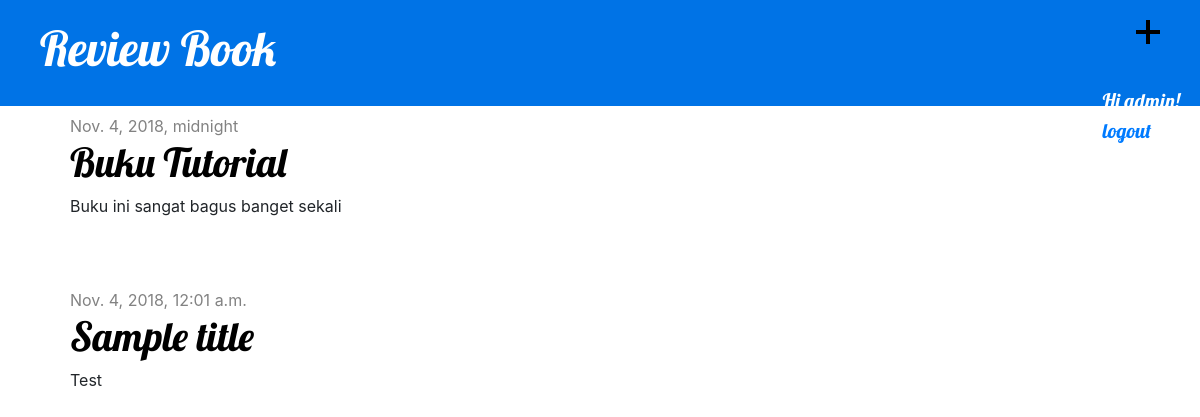
The app's page / (signed in) with its own data.
### blog/models.py (models this page shows, shortened)
class Post(models.Model):
    author = models.ForeignKey('auth.User', on_delete=models.CASCADE)
    title = models.CharField(max_length=200)
    text = models.TextField()
    created_date = models.DateTimeField(
            default=timezone.now)
    published_date = models.DateTimeField(
            blank=True, null=True)

### blog/views.py (the view)
# urls.py: path('', views.post_list, name='post_list'),
def post_list(request):
    posts = Post.objects.filter(published_date__lte=timezone.now()).order_by('published_date')
    return render(request, 'post_list.html', {'posts': posts})

### blog/templates/post_list.html
{% extends 'base.html' %}
{% block content %}
    {% for post in posts %}
        <div class="post">
            <div class="date">
                {{ post.published_date }}
            </div>
            <h1><a href="{% url 'post_detail' pk=post.pk %}">{{ post.title }}</a></h1>
            <p>{{ post.text|linebreaksbr }}</p>
        </div>
    {% endfor %}
{% endblock %}

### blog/templates/base.html (shortened to what this page needs)
{% load static %}
<html>
    <head>
        <link rel="stylesheet" href="https://maxcdn.bootstrapcdn.com/bootstrap/4.0.0/css/bootstrap.min.css">
        <link href="https://stackpath.bootstrapcdn.com/font-awesome/4.7.0/css/font-awesome.min.css" rel="stylesheet">
        <link rel="stylesheet" href="{% static 'css/blog.css' %}">
    </head>
    <body>
        <div class="page-header">
            {% if user.is_authenticated %}
                <a href="{% url 'post_new' %}" class="top-menu"><svg xmlns="http://www.w3.org/2000/svg" width="24" height="24" viewBox="0 0 24 24"><path d="M24 10h-10v-10h-4v10h-10v4h10v10h4v-10h10z"/></svg></a>
            {% endif %}
            <h1><a href="/">Review Book</a></h1>
            <div id="login" class="text-white p-0">
                {% if user.is_authenticated %}
                  Hi {{ user.username }}!
                  <p><a href="{% url 'logout' %}">logout</a></p>
                {% else %}
                  <p>You are not logged in</p>
                  <a href="{% url 'login' %}">login</a>
                {% endif %}
            </div>
        </div>
        <div class="content container">
            <div class="row">
                <div class="col-md-10 py-2">
                    {% block content %}
                    {% endblock %}
                </div>
            </div>
        </div>
    </body>
</html>

### blog/static/css/blog.css (style rules this page uses)
.page-header { background-color: #0073e6; margin-top: 0; padding: 20px 20px 20px 40px; }
.page-header h1, .page-header h1 a, .page-header h1 a:visited, .page-header h1 a:active { color: #ffffff; font-size: 36pt; text-decoration: none; }
.content { margin-left: 40px; }
h1, h2, h3, h4, #login { font-family: 'Lobster', cursive; }
.date { color: #828282; }
.top-menu, .top-menu:hover, .top-menu:visited { color: #ffffff; float: right; font-size: 26pt; margin-right: 20px; }
.post { margin-bottom: 70px; }
.post h1 a, .post h1 a:visited { color: #000000; }
#login { font-size: 20px; float: right; }

### records on screen
Post: published_date "Nov. 4, 2018, midnight", title "Buku Tutorial", text "Buku ini sangat bagus banget sekali"
Post: published_date "Nov. 4, 2018, 12:01 a.m.", title "Sample title", text "Test"

### other values on screen
{{ user.username }} "admin"
